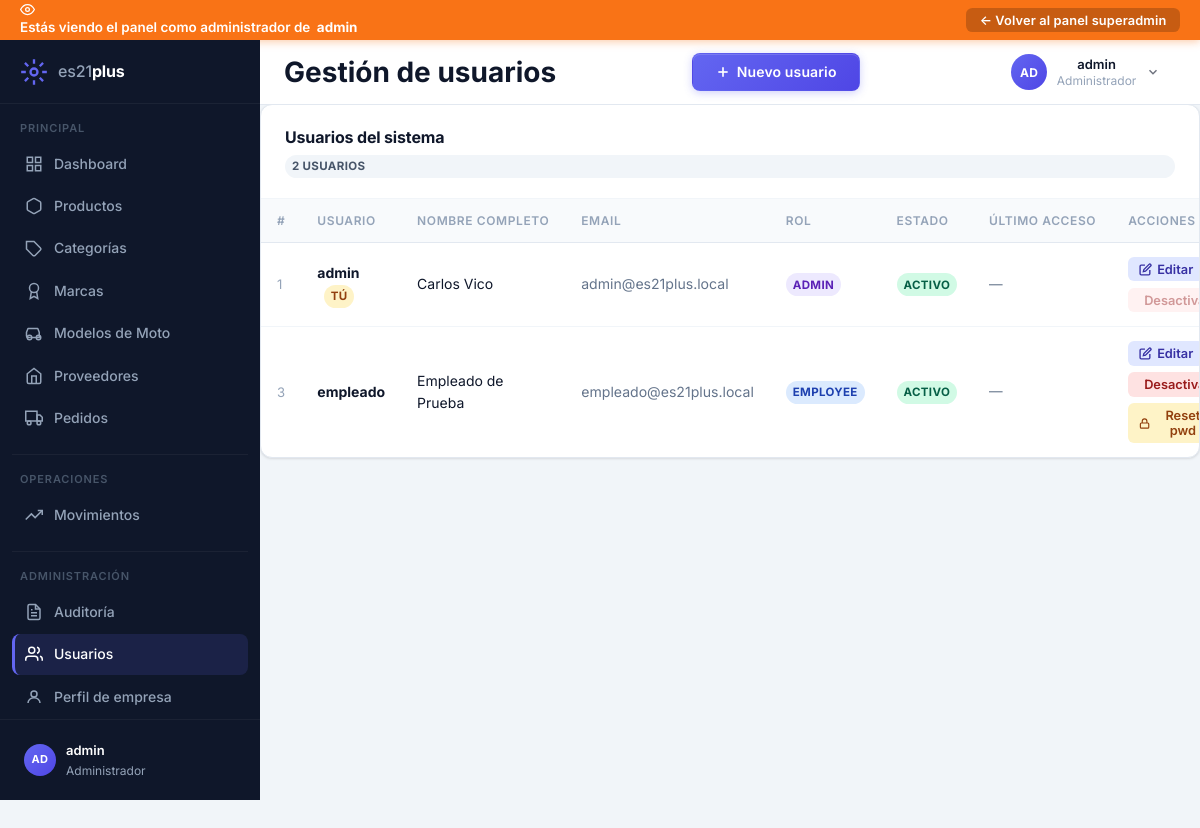
/usuarios.php (signed in), run on the app's committed database.
### tables this page shows
CREATE TABLE IF NOT EXISTS usuarios (
    id              INT          AUTO_INCREMENT PRIMARY KEY,
    username        VARCHAR(50)  UNIQUE NOT NULL,
    password_hash   VARCHAR(255) NOT NULL,
    nombre_completo VARCHAR(100) NOT NULL,
    email           VARCHAR(150),
    rol             ENUM('admin','operario') DEFAULT 'operario',
    activo          TINYINT(1)   DEFAULT 1,
    last_login      TIMESTAMP    NULL DEFAULT NULL,
    created_at      TIMESTAMP    DEFAULT CURRENT_TIMESTAMP
);

### src/includes/Database.php (called while the page is built, shortened)
<?php
class Database
{
    private static ?PDO $instance = null;
    public static function getInstance(): PDO
    {
        if (self::$instance === null) {
            self::$instance = self::connect();
        }
        return self::$instance;
    }
    private static function connect(): PDO
    {
        $host   = getenv('DB_HOST')   ?: null;
        $port   = getenv('DB_PORT')   ?: '3306';
        $dbname = getenv('DB_NAME')   ?: null;
        $user   = getenv('DB_USER')   ?: null;
        $pass   = getenv('DB_PASS');
        $dsn = "mysql:host={$host};port={$port};dbname={$dbname};charset=utf8mb4";
        $options = [
            PDO::ATTR_ERRMODE            => PDO::ERRMODE_EXCEPTION,
            PDO::ATTR_DEFAULT_FETCH_MODE => PDO::FETCH_ASSOC,
            PDO::ATTR_EMULATE_PREPARES   => false,
        ];
        try {
            $pdo = new PDO($dsn, $user, $pass, $options);
            $pdo->exec("SET NAMES utf8mb4 COLLATE utf8mb4_unicode_ci");
            return $pdo;
        } catch (\PDOException $e) {
            throw new AppException('No se pudo conectar a la base de datos: ' . $e->getMessage(), 500, $e);
        }
    }
}

### src/includes/Usuario.php (called while the page is built, shortened)
<?php
require_once __DIR__ . '/Database.php';
class Usuario
{
    private PDO $pdo;
    public function __construct(?PDO $pdo = null)
    {
        $this->pdo = $pdo ?? Database::getInstance();
    }
    public function listarSinSuperadmin(): array
    {
        $stmt = $this->pdo->query(
            "SELECT id, username, nombre_completo, email, rol, activo, last_login, created_at
             FROM usuarios
             WHERE rol != 'superadmin'
             ORDER BY nombre_completo ASC"
        );
        return $stmt->fetchAll();
    }
}

### src/usuarios.php (the view, shortened to what this page needs)
<?php
require_once __DIR__ . '/includes/Database.php';
require_once __DIR__ . '/includes/Usuario.php';
$usuarios = [];
try {
    $model    = new Usuario();
    $usuarios = $model->listarSinSuperadmin();
} catch (\Throwable $e) {
    $error = 'Error al cargar los usuarios: ' . $e->getMessage();
}
?>
<!DOCTYPE html>
<html lang="es">
<head>
    <link rel="stylesheet" href="css/estilos.css">
</head>
<body class="layout">
<?php require_once __DIR__ . '/includes/_sidebar.php'; ?>
<div class="main-wrapper">
    <header class="topbar">
        <div class="topbar-left">
            <h1 class="topbar-title">Gestión de usuarios</h1>
        </div>
        <div class="topbar-actions">
            <button class="btn btn-primary" id="btnNuevoUsuario">
                <svg width="16" height="16" viewBox="0 0 24 24" fill="none" stroke="currentColor" stroke-width="2.5">
                    <line x1="12" y1="5" x2="12" y2="19"/><line x1="5" y1="12" x2="19" y2="12"/>
                </svg>
                Nuevo usuario
            </button>
        </div>
        <div class="topbar-right">
            <?php require_once __DIR__ . '/includes/topbar_user.php'; ?>
        </div>
    </header>
    <main class="main-content">
        <section class="card">
            <div class="card-header">
                <h2 class="card-title">Usuarios del sistema</h2>
                <span class="badge" style="background:#f1f5f9;color:#475569;">
                    <?= count($usuarios) ?> usuario<?= count($usuarios) !== 1 ? 's' : '' ?>
                </span>
            </div>
            <div class="card-body" style="padding:0;">
                <?php if (empty($usuarios)): ?>
                    <p style="padding:2rem;text-align:center;color:#64748b;">No hay usuarios registrados.</p>
                <?php else: ?>
                <div style="overflow-x:auto;">
                <table class="data-table user-table" style="width:100%;">
                    <thead>
                        <tr>
                            <th>#</th>
                            <th>Usuario</th>
                            <th>Nombre completo</th>
                            <th>Email</th>
                            <th>Rol</th>
                            <th>Estado</th>
                            <th>Último acceso</th>
                            <th>Acciones</th>
                        </tr>
                    </thead>
                    <?php
                    $adminsActivosTotales = count(array_filter($usuarios, fn($x) => $x['rol'] === 'admin' && (int)$x['activo'] === 1));
                    $sessionUserId        = (int)($_SESSION['usuario_id'] ?? 0);
                    ?>
                    <tbody id="tablaUsuarios">
                    <?php foreach ($usuarios as $u): ?>
                        <?php
                            $esYo         = (int)$u['id'] === $sessionUserId;
                            $esAdmin      = $u['rol'] === 'admin';
                            $activo       = (bool)(int)$u['activo'];
                            $ultimoAcceso = $u['last_login']
                                ? date('d/m/Y H:i', strtotime($u['last_login']))
                                : '—';
                        ?>
                        <tr id="row-<?= (int)$u['id'] ?>">
                            <td style="color:#94a3b8;font-size:.82rem;"><?= (int)$u['id'] ?></td>
                            <td>
                                <strong><?= htmlspecialchars($u['username'], ENT_QUOTES, 'UTF-8') ?></strong>
                                <?php if ($esYo): ?>
                                    <span class="badge" style="background:#fef3c7;color:#92400e;margin-left:.4rem;">Tú</span>
                                <?php endif; ?>
                            </td>
                            <td><?= htmlspecialchars($u['nombre_completo'], ENT_QUOTES, 'UTF-8') ?></td>
                            <td style="color:#64748b;font-size:.88rem;">
                                <?= $u['email'] !== '' ? htmlspecialchars($u['email'], ENT_QUOTES, 'UTF-8') : '—' ?>
                            </td>
                            <td>
                                <span class="badge badge-<?= $u['rol'] ?>">
                                    <?= htmlspecialchars($u['rol'], ENT_QUOTES, 'UTF-8') ?>
                                </span>
                            </td>
                            <td>
                                <span class="badge badge-<?= $activo ? 'activo' : 'inactivo' ?>">
                                    <?= $activo ? 'Activo' : 'Inactivo' ?>
                                </span>
                            </td>
                            <td style="font-size:.85rem;color:#64748b;"><?= $ultimoAcceso ?></td>
                            <td>
                                <div style="display:flex;gap:.4rem;flex-wrap:wrap;">
                                    <button
                                        class="btn-icon"
                                        style="background:#e0e7ff;color:#3730a3;"
                                        onclick="abrirEditar(<?= htmlspecialchars(json_encode($u), ENT_QUOTES, 'UTF-8') ?>)"
                                        title="Editar usuario">
                                        <svg width="13" height="13" viewBox="0 0 24 24" fill="none" stroke="currentColor" stroke-width="2.5">
                                            <path d="M11 4H4a2 2 0 0 0-2 2v14a2 2 0 0 0 2 2h14a2 2 0 0 0 2-2v-7"/>
                                            <path d="M18.5 2.5a2.121 2.121 0 0 1 3 3L12 15l-4 1 1-4 9.5-9.5z"/>
                                        </svg>
                                        Editar
                                    </button>
                                    <button
                                        class="btn-icon"
                                        style="background:<?= $activo ? '#fee2e2' : '#d1fae5' ?>;color:<?= $activo ? '#991b1b' : '#065f46' ?>;"
                                        onclick="toggleUsuario(<?= (int)$u['id'] ?>, <?= $activo ? 'true' : 'false' ?>, this)"
                                        <?php if ($esYo): ?>
                                            disabled title="No puedes desactivarte a ti mismo"
                                        <?php elseif ($esAdmin && $activo && $adminsActivosTotales <= 1): ?>
                                            disabled title="No se puede desactivar al único administrador activo"
                                        <?php endif; ?>
                                    >
                                        <?php if ($activo): ?>
                                            Desactivar
                                        <?php else: ?>
                                            <svg width="13" height="13" viewBox="0 0 24 24" fill="none" stroke="currentColor" stroke-width="2.5"><polyline points="20 6 9 17 4 12"/></svg>
                                            Activar
                                        <?php endif; ?>
                                    </button>
                                    <?php if (!$esYo): ?>
                                    <button
                                        class="btn-icon"
                                        style="background:#fef3c7;color:#92400e;"
                                        onclick="resetPassword(<?= (int)$u['id'] ?>, '<?= htmlspecialchars($u['username'], ENT_QUOTES, 'UTF-8') ?>')"
                                        title="Resetear contraseña">
                                        <svg width="13" height="13" viewBox="0 0 24 24" fill="none" stroke="currentColor" stroke-width="2.5">
                                            <rect x="3" y="11" width="18" height="11" rx="2" ry="2"/><path d="M7 11V7a5 5 0 0 1 10 0v4"/>
                                        </svg>
                                        Reset pwd
                                    </button>
                                    <?php endif; ?>
                                </div>
                            </td>
                        </tr>
                    <?php endforeach; ?>
                    </tbody>
                </table>
                </div>
                <?php endif; ?>
            </div>
        </section>
    </main>
</div>
</body>
</html>

### data on the page
usuarios: id "1", username "admin", shows "TÚ", nombre_completo "Carlos Vico", email "admin@es21plus.local", rol "ADMIN", activo "ACTIVO", last_login "—"
usuarios: id "3", username "empleado", nombre_completo "Empleado de Prueba", email "empleado@es21plus.local", rol "EMPLOYEE", activo "ACTIVO", last_login "—"

### other printed values
$_SESSION['user_name'] "admin"
$_tbBizName "admin"
$_tbInitials "AD"
$_tbNombre "admin"
$_tbRolLabel "Administrador"
count($usuarios) "2"
